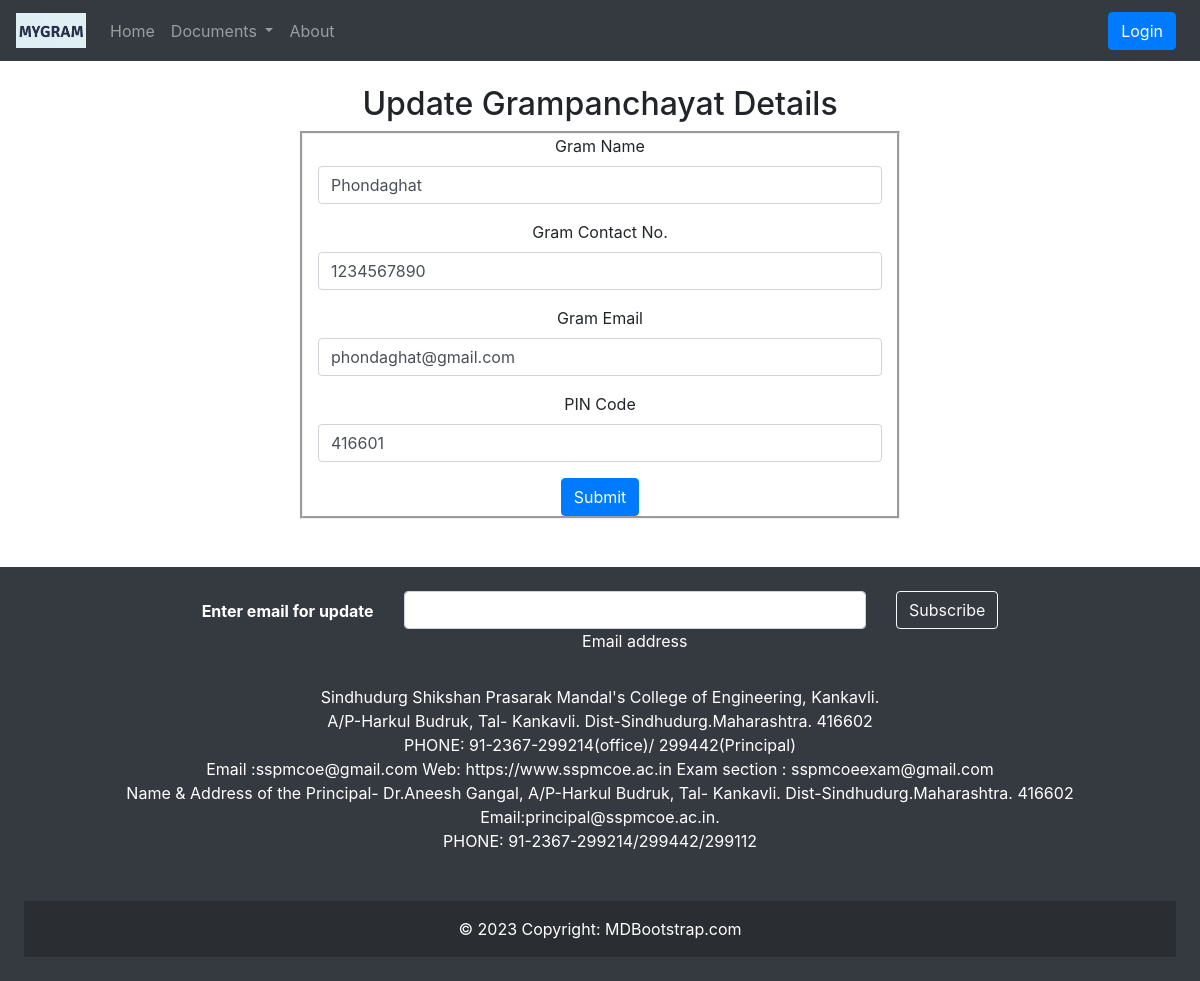
/updateGrampanchayat/1001/, run on an earlier commit of the app's database.
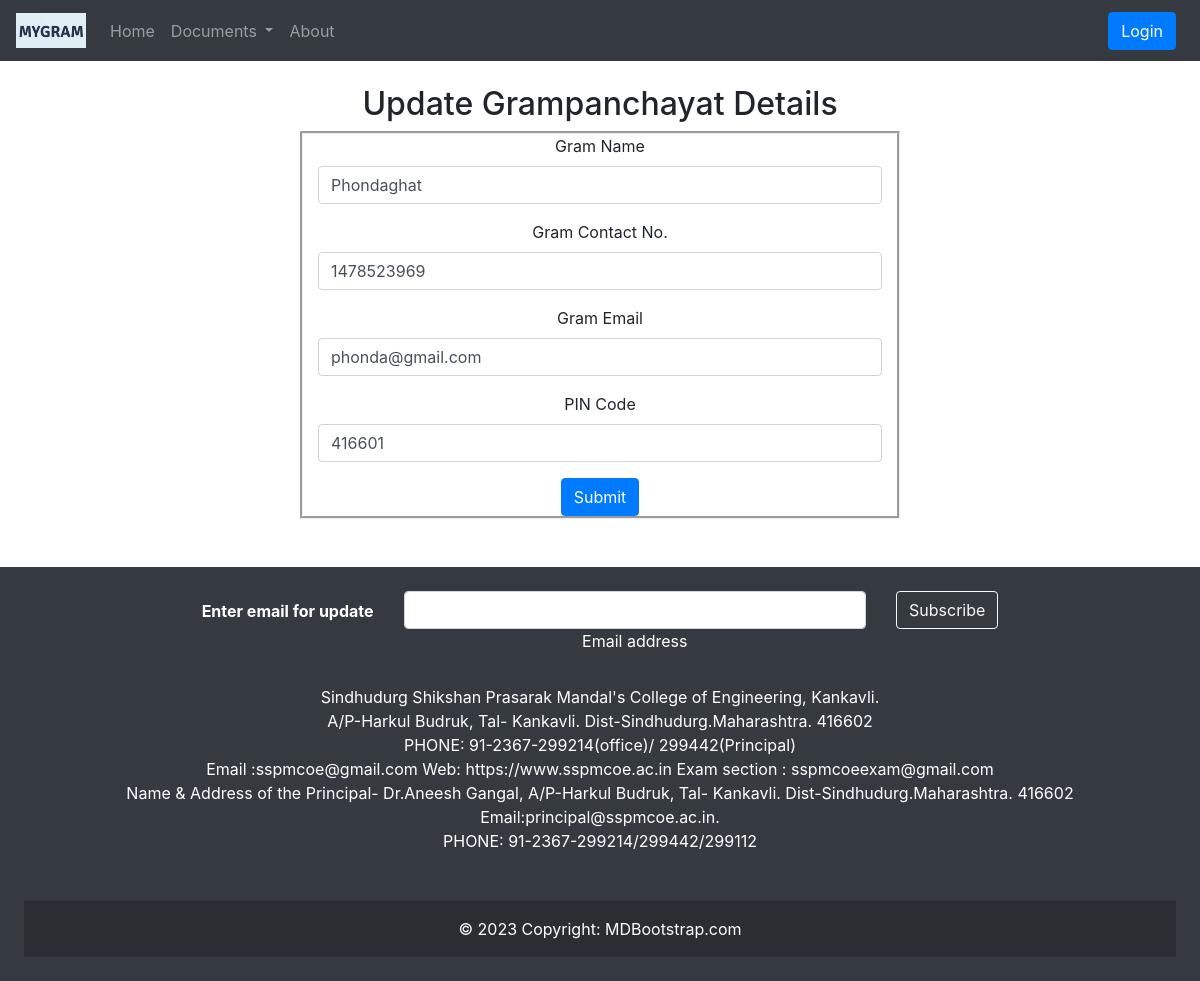
And on a later commit of the database.
### gramapp/models.py (models this page shows, shortened)
class Grampanchayat(models.Model):
    gramid = models.IntegerField(primary_key=True)
    gramname = models.CharField(max_length=50, unique=True)
    gramaddress = models.TextField(max_length=100)
    gramemail = models.EmailField()
    gramcontact = models.CharField(max_length=10)

### gramapp/views.py (the view, shortened to what this page needs)
# urls.py: path('updateGrampanchayat/<int:pk>/', views.updateGrampanchayat, name='updateGrampanchayat'),
def updateGrampanchayat(request, pk):
    eachgrampanchayat = Grampanchayat.objects.get(gramid=pk)
    context = {'eachgrampanchayat': eachgrampanchayat}
    return render(request, 'gramapp/updateGrampanchayat.html', context)

### templates/gramapp/updateGrampanchayat.html (shortened to what this page needs)
{% extends 'gramapp/base1.html' %}
{% block body %}
<center>
    <h2>Update Grampanchayat Details</h2>
</center>
<form class="container" method="post" action="{% url 'updateGrampanchayat' eachgrampanchayat.pk %}" enctype="multipart/form-data">
    <center>
        <div class="form-group">
            <label for="gramname" class="form-label">Gram Name</label>
            <input type="text" class="form-control" id="gramname" name="gramname" value="{{eachgrampanchayat.gramname}}" autocomplete="off" required>
        </div>
        <div class="form-group">
            <label for="gramcontact" class="form-label">Gram Contact No.</label>
            <input type="text" class="form-control" id="gramcontact" name="gramcontact" value="{{eachgrampanchayat.gramcontact}}" autocomplete="off" required>
        </div>
        <div class="form-group">
            <label for="gramemail" class="form-label">Gram Email</label>
            <input type="email" class="form-control" id="gramemail" name="gramemail" value="{{eachgrampanchayat.gramemail}}" autocomplete="off" required>
        </div>
        <div class="form-group">
            <label for="gramaddress" class="form-label"> PIN Code</label>
            <input type="number" class="form-control" id="gramaddress" name="gramaddress" value="{{eachgrampanchayat.gramaddress}}" autocomplete="off" required>
        </div>
        <button class="btn btn-primary " type="submit">Submit</button><br>
    </center>
</form><br>
{% endblock body %}

What changed in the data, as far as the page shows it:
changed Grampanchayat "Phondaghat": gramcontact "1234567890" → "1478523969"; gramemail "phondaghat@gmail.com" → "phonda@gmail.com"
